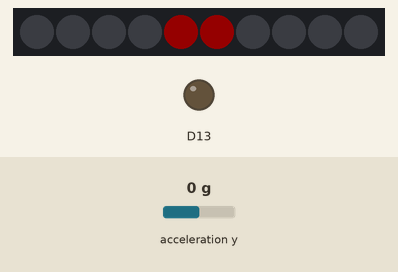
Simulated run of this sketch. Board: Adafruit Circuit Playground Express. On the bench: 10 RGB LEDs in strip order, left to right, output pins drawn as LEDs (lit = HIGH). The test bench sets the inputs (shaded band); at power-on: acceleration y 0 g. Dim RGB values are drawn brighter than linear.

Above: at 1.2 s.
1.3 s: acceleration y set to -0.8 g
At 2.0 s:
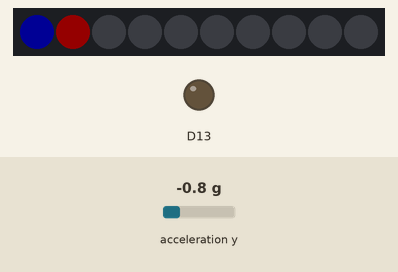
2.8 s: acceleration y set to 0.8 g
At 3.6 s:
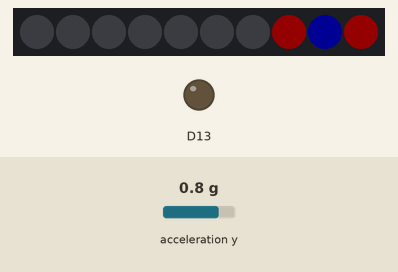
4.3 s: acceleration y set to -1.4 g
At 4.7 s:
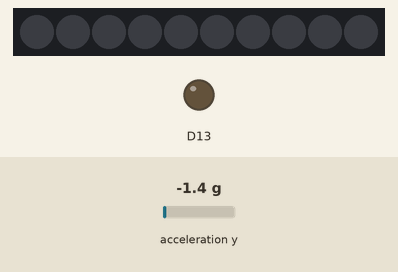
5.8 s: acceleration y set to 0 g
At 6.6 s:
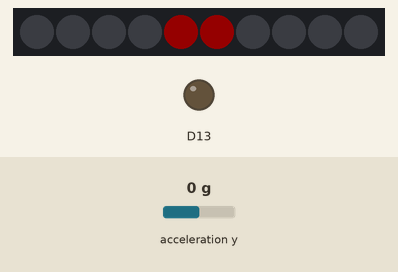
Timing chart, 0 to 8.3 s (numbered marks = the images above; inputs shaded):
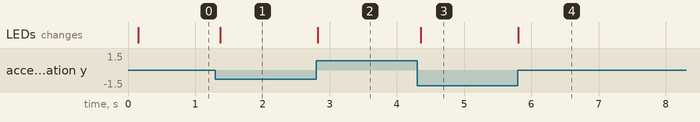

Measured:
- after the input at 1.3 s, the LEDs: change after 0.07 s (image 1)
- after the input at 2.8 s, the LEDs: change at once (image 2)
- after the input at 4.3 s, the LEDs: change after 0.05 s (image 3)
- after the input at 5.8 s, the LEDs: change at once (image 4)

The sketch:

horizon.ino
```cpp
// Horizon - Light up neoPixels to show tilt on y axis
// something like artificial horizon in cockpit

#include <Adafruit_CircuitPlayground.h>
#define SPACES 12 // 10 leds with space at top centre, bottom centre
#define INTERVAL 75

float g = 9.81;
float band = g*2;
float gap = band/SPACES;

int getAngle()
{
  float accel = CircuitPlayground.motionY();
  //  Serial.print("Accel: ");
  //  Serial.println(accel);
  int pos = floor((g+accel)/gap);
  // Serial.println(pos);
  if (pos > SPACES)
    pos = pos - SPACES;
  return pos;
}
void lightPos(int pos, int r, int g, int b)
{ // cope with missing led at bottom and top.
  // led positions are counted from centre usb, counterclockwise

  int led = 0;
  if(pos >=0 && pos <6) //first band
    led = pos - 1;  // led 0 is at pos 1
    else
    led = pos - 2;
  // Serial.println(led); // led 5 is at pos 7
  if (pos != 6 && pos != 0)
    CircuitPlayground.setPixelColor(led, r,g,b);
}

void setup() {
  // Initialize serial port and circuit playground library.
  // Serial.begin(115200);
  // Serial.println("Artificial horizon indicator");
  CircuitPlayground.begin();
  CircuitPlayground.clearPixels();
}

void loop() {
  delay(INTERVAL);

  CircuitPlayground.clearPixels();
  int pos = getAngle();
  // red neighbors
  lightPos(pos-1, 255,0,0);
  lightPos(pos+1, 255,0,0);
  // blue central pos
  lightPos(pos,   0,0,255);
}
```
